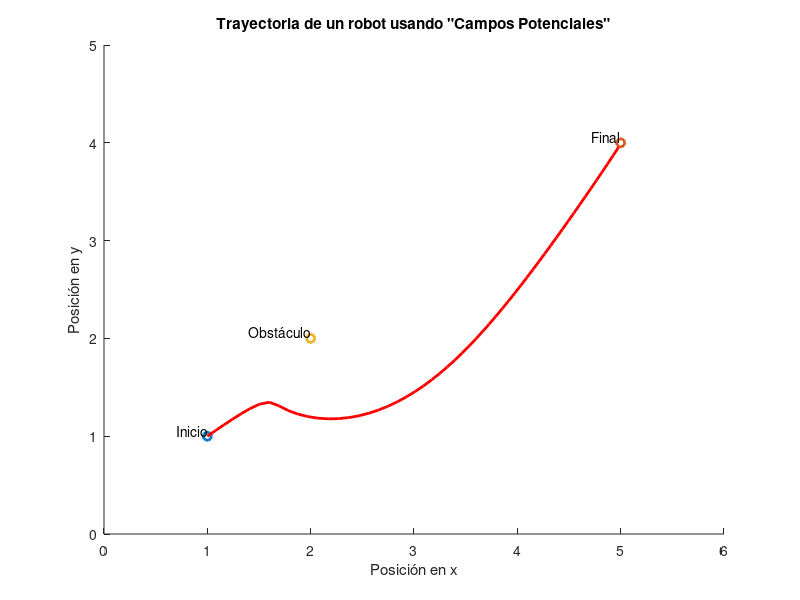

Source code (MATLAB):
%%Ejemplo Campos Potenciales
clear all
%%Datos
q0 = [1 ;1]; %%Posición inicial del robot
qobs = [2; 2]; %%Posición del centroide de un obstáculo
qdest = [5; 4]; %%Posición final deseada
%%Constantes
d0 = 5; 
e1 = 1;
eta = 2;
delta0 = 0.1; 
d1 = 10;

figure
title('Trayectoria de un robot usando "Campos Potenciales"')
xlabel('Posición en x')
ylabel('Posición en y')
xlim([0 6])
ylim([0 5])

hold on
plot(q0(1,1),q0(2,1),'o','LineWidth',2)%%Posición inicial
text(q0(1,1),q0(2,1),'Inicio','VerticalAlignment','bottom','HorizontalAlignment','right')
hold on
plot(qdest(1,1),qdest(2,1),'o','LineWidth',2)%%Posición final
text(qdest(1,1),qdest(2,1),'Final','VerticalAlignment','bottom','HorizontalAlignment','right')
hold on
plot(qobs(1,1),qobs(2,1),'o','LineWidth',2)%%Posición del centroide del obstáculo
text(qobs(1,1),qobs(2,1),'Obstáculo','VerticalAlignment','bottom','HorizontalAlignment','right')
  
while norm(q0-qdest) > 0.1 %%Tolerancia entre la distancia del robot y el destino
    
    %%Fuerza de atracción del robot al destino
    Fatr = e1*(q0-qdest);
    %%Fuerza de repulsión del robot al obstáculo
    magvobs = norm(q0-qobs);
    Frep = -eta * ( 1/magvobs - 1/d0)*(1/magvobs^2)*((q0-qobs)/magvobs);
    %%Fuerza total
    FT = Fatr + Frep;
    ft = FT/norm(FT);
    %%Cálculo de la siguiente posición del robot
    q1 = q0 - delta0*ft;
    hold on
    line([q0(1,1) q1(1,1)],[q0(2,1) q1(2,1)],'LineWidth',2,'Color','r')
    q0 = q1;
    
end